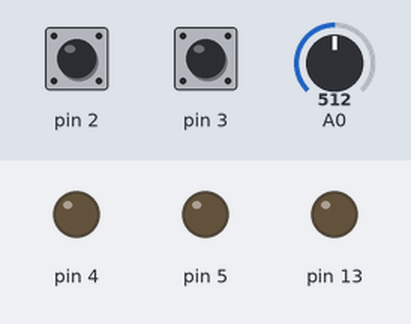
A program run on a simulated Arduino Nano, built with avr-gcc and run on an emulated ATmega328P. Shown: output pins drawn as LEDs (lit = HIGH). The inputs (shaded band) are chosen by the test bench; at power-on: pin 2 HIGH, pin 3 HIGH, A0 = 512.

Above: at 1.2 s.
1.3 s: pin 2 pulled LOW for 0.15 s
At 2.2 s:
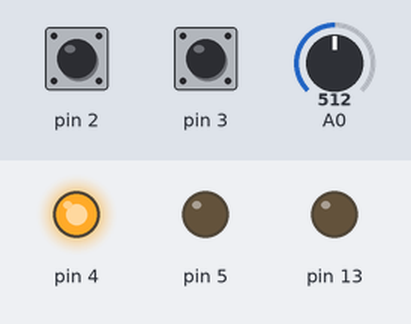
2.9 s: pin 3 pulled LOW for 0.15 s
At 4.1 s:
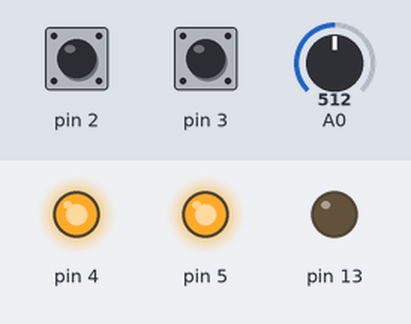
4.5 s: pin 3 pulled LOW for 3.2 s
At 5.8 s:
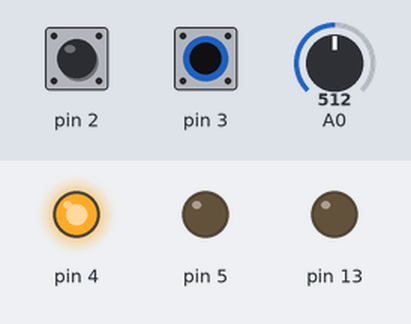
9.2 s: pin 2 pulled LOW for 1 s
At 10.5 s:
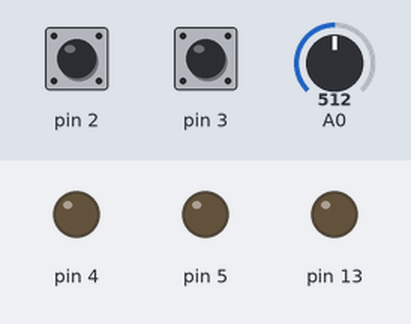
Timing chart, 0 to 12.2 s (numbered marks = the images above; inputs shaded):
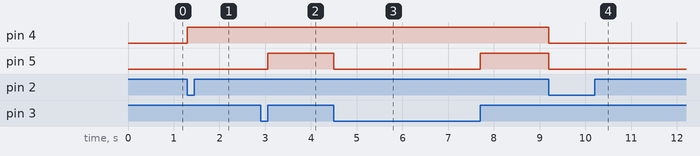

Measured:
- after the input at 1.3 s, pin 4: LOW → HIGH at once
- after the input at 2.9 s, pin 5: LOW → HIGH after 0.15 s
- after the input at 4.5 s, pin 5: HIGH → LOW at once, → HIGH 3.2 s later
- after the input at 9.2 s, pin 4, pin 5: HIGH → LOW at once

The program:

main.cpp
```cpp
#include <Arduino.h>
#include <BlynkSimpleSerialBLE.h>

#include "LOT_adc.h"
#include "LOT_ntc103f397.h"

#define SYSTEM_STATE_VIRTUAL_PIN V0
#define FORCED_FAN_ON_OFF_VIRTUAL_PIN V1
#define NTC103F397_VIRTUAL_PIN V2
#define THRESHOLD_TEMPERATURE_VIRTUAL_PIN V3
#define MOTION_STATE_VIRTUAL_PIN V4

#define MAX_PUSH_TIME_MS 500
#define PARALLEL_RESISTOR 9.85f
#define THRESHOLD_TEMPERATURE_SAFETY_ZONE 0.3f

// AT+BAUD6
// AT+NAMEevaporative
// AT+PIN0000
#define HC_O6_BAUDRATE 38400

char              auth[] = "3993b1f88d9e4607b04007cd3ebe8876";
BlynkTimer        timer;
volatile uint32_t pushtime          = 0;
volatile uint8_t  system_state      = 0;
uint8_t           forced_fan_on_off = 0;
float             temperature;
float             threshold_temperature = 25.0f;
volatile uint8_t  motion_state          = 0;
volatile uint32_t motion_capture_time   = 0;

void fast_timer( void );
void slow_timer( void );

// app -> nano
BLYNK_WRITE( SYSTEM_STATE_VIRTUAL_PIN )
{
    system_state = param.asInt();
}

BLYNK_WRITE( FORCED_FAN_ON_OFF_VIRTUAL_PIN )
{
    forced_fan_on_off = param.asInt();
}

BLYNK_WRITE( THRESHOLD_TEMPERATURE_VIRTUAL_PIN )
{
    threshold_temperature = param.asFloat();
}

void setup()
{
    Serial.begin( HC_O6_BAUDRATE );
    Blynk.config( Serial, auth );
    // Blynk.begin(Serial, auth);

    DDRB |= _BV( DDB5 );

    MCUCR &= ~_BV( PUD );  // PULL-UP activate
    DDRD &= ~_BV( DDD2 );  // INPUT
    PORTD |= _BV( PD2 );   // PULL-UP
    EIMSK |= _BV( INT0 );  // interrupt enable
    EICRA |= _BV( ISC00 ); // any logical change

    LOT_adc_setup();

    DDRD &= ~_BV( DDD3 );  // INPUT
    PORTD |= _BV( PD3 );   // PULL-UP
    EIMSK |= _BV( INT1 );  // interrupt enable
    EICRA |= _BV( ISC10 ); // any logical change

    DDRD |= _BV( DDD5 ) | _BV( DDD4 ); // OUTPUT

    timer.setInterval( 450, fast_timer );
    timer.setInterval( 2050, slow_timer );
}

void loop()
{
    Blynk.run();
    timer.run();

    if ( system_state )
    {
        PORTD |= _BV( PD4 );
        if ( forced_fan_on_off )
        {
            PORTD |= _BV( PD5 );
        }
        else
        {
            if ( motion_state && ( temperature > threshold_temperature ) )
            {
                PORTD |= _BV( PD5 );
            }
            else if ( ( motion_state && ( temperature < threshold_temperature - THRESHOLD_TEMPERATURE_SAFETY_ZONE ) )
                      || ( !motion_state ) )
            {
                PORTD &= ~_BV( PD5 );
            }
        }
    }
    else
    {
        PORTD &= ~( _BV( PD5 ) | _BV( PD4 ) );
    }

    float thermistor_R = LOT_adc_read( 0 );
    thermistor_R       = ( PARALLEL_RESISTOR * thermistor_R ) / ( 1024.0 - thermistor_R );
    temperature        = LOT_ntc_temperature( thermistor_R );
}

void fast_timer( void )
{
    Blynk.virtualWrite( SYSTEM_STATE_VIRTUAL_PIN, system_state );
    Blynk.virtualWrite( FORCED_FAN_ON_OFF_VIRTUAL_PIN, forced_fan_on_off );
    Blynk.virtualWrite( NTC103F397_VIRTUAL_PIN, temperature );
    Blynk.virtualWrite( MOTION_STATE_VIRTUAL_PIN, motion_state );
}

void slow_timer( void )
{
    Blynk.virtualWrite( THRESHOLD_TEMPERATURE_VIRTUAL_PIN, threshold_temperature );
}

ISR( INT0_vect )
{
    if ( PIND & _BV( PIND2 ) )
    {
        pushtime = millis();
    }
    else
    {
        if ( millis() - pushtime > MAX_PUSH_TIME_MS )
        {
            system_state ^= 1;
        }
    }
}

ISR( INT1_vect )
{
    if ( PIND & _BV( PIND3 ) )
    {
        motion_state = 1;
    }
    else
    {
        motion_state = 0;
    }
}
```
